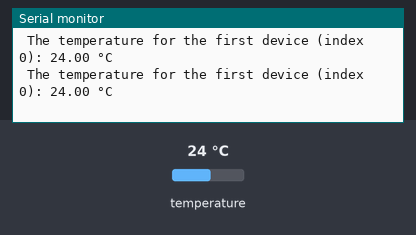
Bench run of a sketch on a simulated Arduino Uno, built with avr-gcc and run on an emulated ATmega328P. Shown: the last lines printed to the serial monitor. The test bench sets the inputs (shaded band); at power-on: temperature 24 °C.

Above: at 3.3 s.
3.4 s: temperature set to 12 °C
At 5.5 s:
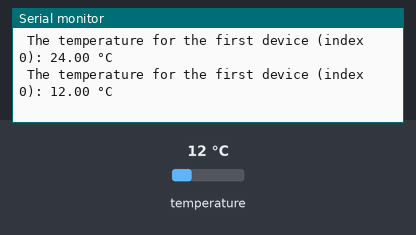
5.9 s: temperature set to 19 °C
At 6.9 s:
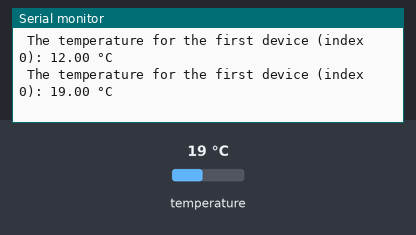
Timing chart, 0 to 8.9 s (numbered marks = the images above; inputs shaded):
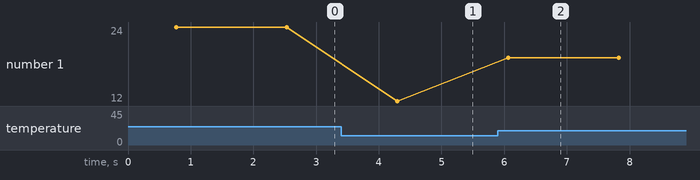

Measured:
- after the input at 3.4 s, the serial monitor: prints a new line after 0.90 s (image 1)
- after the input at 5.9 s, the serial monitor: prints a new line after 0.16 s (image 2)
- plotted number 1: 24 → 12 after the input at 3.4 s, 12 → 19 after the input at 5.9 s

The sketch:

DS18B20+Serial.ino
```cpp
/*
 * Meteo-v3
 * 1-wire example - Temperature sensor DS18B20 is connected to GPIO0 (D3)
 * the temperature is sent to Serial Monitor
 * If you want to use parasitic mode of DS18B20, connect GND and VDD of
 * DS18B20 to GND of MeteoV3 and assembly R4 resistor from 3.3V to DATA pin
 * of DS18B20
 *
 * made by chiptron.cz (2019)
 *
 * czech website www.chiptron.cz
 * english website www.time4ee.com
 *
 * Based on example from https://github.com/milesburton/Arduino-Temperature-Control-Library
 * Library: https://github.com/milesburton/Arduino-Temperature-Control-Library
*/

#include <OneWire.h>
#include <DallasTemperature.h>

// Data wire is connected to GPIO0 - D3 of ESP8266
#define ONE_WIRE_BUS 0

// Set oneWire bus
OneWire oneWire(ONE_WIRE_BUS);

// Set oneWire bus for Dallas Temperature sensor
DallasTemperature sensors(&oneWire);

// the setup function runs once when you disconnect DTR pin or power the board
void setup() {
  // Set Serial Com Port
  Serial.begin(9600);

  // Sensor begin
  sensors.begin();
}

// the loop function runs over and over again forever
void loop() {
  // Temperature request, send command to get the temperatures
  sensors.requestTemperatures();
  Serial.print(" The temperature for the first device (index 0): ");
  Serial.print(sensors.getTempCByIndex(0));
  Serial.println(" °C");
  //Serial.print(" The temperature for the second device (index 1)");
  //Serial.print(sensors.getTempCByIndex(1));
  //Serial.println(" °C");
  delay(1000);
}
```
